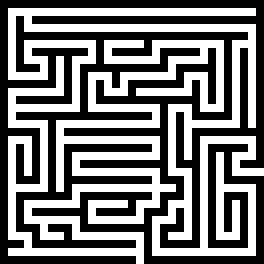
#> input picture maze1.pnm, 33 x 33 px (shown 8 times larger)
$ python maze_random_position.py 1.0 maze1.pnm   (Python 2 division)
#> lines starting #> are read from the running program, lines starting #| are printed output that depends on the picture
# -*- coding: utf-8 -*-

import Image
import numpy as np
import matplotlib as mpl
import matplotlib.pyplot as plt
import sys

mpl.rcParams['toolbar'] = 'None'


if(len(sys.argv) != 3):
    print("Usage : {} <failure_probability(0.0,1.0)> <maze_img>".format(sys.argv[0]))
    print("e.g. {} 0.5 maze1.pnm".format(sys.argv[0]))
    print("e.g. {} 0.5 maze4.ppm".format(sys.argv[0]))
    sys.exit(-1)

failure_probability = float(sys.argv[1])
if(not (0 <= failure_probability <= 1)):
    print("Oups, failure probability must lie in [0.0, 1.0]")
    sys.exit(-1)

maze_img = sys.argv[2]


################## Tools

def load_maze_from_image(img_filename):
    ''' Loads an image and convert it into a numpy array
    with False for walls and True for possible positions'''
#> called with img_filename = 'maze1.pnm'
    im = Image.open(img_filename).convert("L")
#> im: PIL image 33x33 L; 47.1% white in thin lines or dots
    data = np.asarray( im, dtype="bool" )
#> data: shape (33, 33) bool; 47.1% white in thin lines or dots
    return data

### GUI

myPlots = []
myOptions = {'show_true_state' : False}
myData = {'current_belief': 0 ,
          'current_state': 0 ,
          'boolean_maze' : 0 ,
          'probObs' : 0,
          'probTrans' : 0,
          'failure_probability' : failure_probability
          }

def show_maze():
    global myPlots, myOptions, myData

    belief = myData['current_belief']
    boolean_maze = myData['boolean_maze']
    current_state = myData['current_state']

    img_maze = np.zeros(boolean_maze.shape)
    img_maze[boolean_maze] = 0
    img_maze[np.logical_not(boolean_maze)] = 1

    img_belief = np.zeros(boolean_maze.shape)
    img_belief[np.logical_not(boolean_maze)] = np.nan
    img_belief[boolean_maze] = belief

    # make the colormaps
    cmap = mpl.colors.LinearSegmentedColormap.from_list('my_cmap',['white','yellow','orange','red'],1024)
    cmap_norm = mpl.colors.LogNorm(0.01, 1.0)

    fig = plt.figure()
    ax1 = fig.add_subplot(111)
    if(myOptions['show_true_state']):
        plt_current_state, = ax1.plot(current_state[1], current_state[0], 'o')
    else:
        plt_current_state, = ax1.plot(-1, -1, 'o')

    plt_img_maze = plt.imshow(img_maze, cmap='binary', interpolation='None')
    plt_img_belief = plt.imshow(img_belief, cmap=cmap, clim=[0.01,1], interpolation='None', norm=cmap_norm)
    plt.gca().invert_yaxis()
    plt.colorbar()

    myPlots = [plt_current_state, plt_img_maze, plt_img_belief, fig]
    cid = fig.canvas.mpl_connect('key_press_event', onkey)

    plt.show()


def reset():
    global myData
    # Our very initial belief
    belief = np.ones((N_possible_states, )) / N_possible_states

    # For testing the drawing of the maze (especially the colormaps)
    #belief = np.random.random((N_possible_states, ))

    # Our initial position
    s = possible_states[np.random.randint(0, N_possible_states)]

    # From which we can compute the initial belief
    obs = observe(s, boolean_maze)
    belief = prob_obs[:,observation_to_int(obs)] * belief # term by term multiplication
    belief /= belief.sum()

    myData['current_belief'] = belief
    myData['current_state'] = s
    myData['img_index'] = 0

# [71 lines left out: functions savefig, onkey, not called in this run]


def observation_to_int(obs):
    # Observation : (left_empty?, top_empty?, right_empty?, bottom_empty?) all as a boolean
    '''
    Returns the int value of the observation
    (0, 0, 0, 0) -> 0
    (0, 0, 0, 1) -> 1
    ....
    (1, 1, 1, 1) -> 15
    '''
    int_obs = 0
    for i in range(4):
        int_obs += obs[3 - i] * 2**i
    return int_obs

# [4 lines left out: function int_to_observation, not called in this run]

def observation_probabilities(boolean_maze, failure_probability=0):
    '''
    Computes the observation probabilities for the maze
    Returns a Ns x No prob_obs matrix
    where prob_obs[i,j] is the probability of observing j in state i
    There are No = 2^4 possible observations
    And Ns = number of valid positions (True) in boolean maze
    failure_probability is the probability to observe something different
    from the true observation
    '''
    No = 2**4
    Ns = boolean_maze.sum()
    prob_obs = np.ones((Ns, No))
    array_possible_positions = np.where(boolean_maze)
    possible_states = [(i, j) for i, j in zip(array_possible_positions[0], array_possible_positions[1])]
    for i, s in enumerate(possible_states):
        observation = true_observe(s, boolean_maze)
        prob_obs[i,:] *= failure_probability / (No - 1)
        prob_obs[i, observation_to_int(observation)] = 1 - failure_probability
    return prob_obs

def transition_probabilities(boolean_maze):
    '''
    Computes the transition probabilities for the maze
    Returns a Ns x Na x Ns prob_trans matrix
    where prob_trans[i,j,k] is the probability of going from state i to state k with action j
    Na = number of actions = 4
    And Ns = number of valid positions (True) in boolean maze
    '''
    Na = 4
    Ns = boolean_maze.sum()
    prob_trans = np.zeros((Ns, Na, Ns))

    array_possible_positions = np.where(boolean_maze)
    possible_states = [(i, j) for i, j in zip(array_possible_positions[0], array_possible_positions[1])]
    for i, s in enumerate(possible_states):
        for a in range(Na):
            s1 = next_state(s, a, boolean_maze)
            prob_trans[i, a, possible_states.index(s1)] = 1
    return prob_trans

def next_state(s0, a, boolean_maze):
    ''' From state s0, performs action a
        returns the next state, a tuple (row# , column#) '''
    #   Action : {0, 1, 2, 3} for [move left, move up, move right, move down]
    # a       0   1   2   3
    # di      0   1   0   -1
    # dj     -1   0   1   0
    #a%2      0   1   0   1
    #(1-a%2)  1   0   1   0
    di = (a % 2) * (2 - a)
    dj = (1  - (a % 2)) * (a - 1)
    s1 = (s0[0] + di, s0[1] + dj)
    if(is_a_valid_position(s1, boolean_maze)):
        return s1
    else:
        return s0

def is_a_valid_position(s, boolean_maze):
    if(s[0] < 0 or
       s[0] >= boolean_maze.shape[0] or
       s[1] < 0 or
       s[1] >= boolean_maze.shape[1]):
        return False
    else:
        return boolean_maze[s[0],s[1]]

def true_observe(s, boolean_maze):
    '''
    Returns the true current observation from state s
    It is a boolean tuple with false:wall, true:empty
    for (west, north, east, south)
    '''
    observation = ()
    for delta in [(0, -1), (1, 0), (0, 1), (-1, 0)]:
        n_state = (s[0] + delta[0], s[1] + delta[1])
        observation += (is_a_valid_position(n_state, boolean_maze),)
    return observation

def observe(s, boolean_maze, failure_probability=0):
    '''
    Returns the true observation or something different
    depending on failure_probability
    '''
    if(np.random.random() > failure_probability):
        return true_observe(s, boolean_maze)
    else:
        to = true_observe(s, boolean_maze)
        io = observation_to_int(to)
        nio = np.random.randint(0, 16)
        # Take something different from the true observation
        while(nio == io):
            nio = np.random.randint(0, 16)
        return int_to_observation(nio)

def policy(s, belief, boolean_maze):
    return np.random.randint(0, 4)

# [12 lines left out: function update_belief, not called in this run]

def print_help():
    print('''
          h : Show/Hide the agent's position
          n : Make one random move
          up/left/down/right : move the agent
          r : reset
          ''')

# State : (row#, column#)
# Observation : (left_empty?, top_empty?, right_empty?, bottom_empty?) all as a boolean
# Action : {0, 1, 2, 3} for [move left, move up, move right, move down]

###########################

boolean_maze = load_maze_from_image(maze_img)
array_possible_positions = np.where(boolean_maze)
#> array_possible_positions = 513 positions, rows 1 to 32, columns 1 to 32
print boolean_maze[0]
#| [False False False False False False False False False False False False
#|  False False False False False False False False False False False False
#|  False False False False False False False False False]
print boolean_maze[1]
#| [False  True  True  True  True  True  True  True  True  True  True  True
#|   True  True  True  True  True  True  True  True  True  True  True  True
#|   True  True  True  True  True  True  True  True False]
possible_states = [(i, j) for i, j in zip(array_possible_positions[0], array_possible_positions[1])]
#> possible_states = 513 pairs, first value 1 to 32, second value 1 to 32
N_possible_states = len(possible_states)
#> N_possible_states = 513

print('{} possible states'.format(N_possible_states))
#| 513 possible states

# Computation of the observation and transition probabilities
prob_obs = observation_probabilities(boolean_maze, failure_probability)
#> in observation_probabilities, `array_possible_positions = np.where(boolean_maze)`: array_possible_positions = 513 positions, rows 1 to 32, columns 1 to 32
#> the loop in observation_probabilities, `for i, s in enumerate(possible_states):` made 513 passes
#> (s, observation) on passes 1 to 3: ((1, 1), (False, True, True, False)), ((1, 2), (True, False, True, False)), ((1, 3), (True, True, True, False))
print("Observation probabilities computed")
prob_trans = transition_probabilities(boolean_maze)
#> in transition_probabilities, `Ns = boolean_maze.sum()`: Ns = 513
#> in transition_probabilities, `array_possible_positions = np.where(boolean_maze)`: array_possible_positions = 513 positions, rows 1 to 32, columns 1 to 32
#> the loop in transition_probabilities, `for i, s in enumerate(possible_states):` made 513 passes
#> s on passes 1 to 3: (1, 1), (1, 2), (1, 3)
print("Transition probabilities computed")

############ Initialization
myData['boolean_maze'] = boolean_maze
myData['probObs'] = prob_obs
myData['probTrans'] = prob_trans

reset()

print_help()


show_maze()
#> in show_maze, `img_belief[boolean_maze] = belief`:
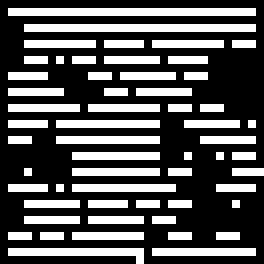
#> img_belief: shape (33, 33) float64 (shown 8 times larger); 52.89% of the values are NaN or infinite; the others: min 0, max 0.00278, mean 0.00195; drawn with min black, max white, NaN and infinite black
#> in show_maze, `plt.show()`:
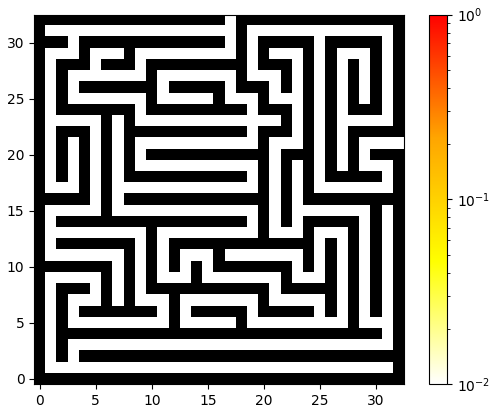
#> figure drawn by matplotlib, 2 panels
